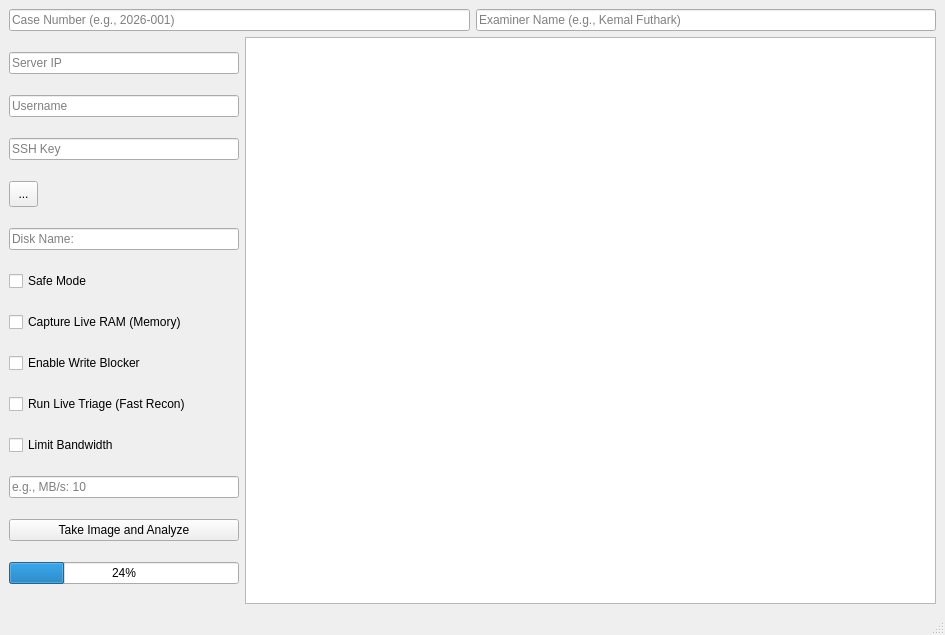
<?xml version="1.0" encoding="UTF-8"?>
<ui version="4.0">
 <class>MainWindow</class>
 <widget class="QMainWindow" name="MainWindow">
  <property name="geometry">
   <rect>
    <x>0</x>
    <y>0</y>
    <width>945</width>
    <height>635</height>
   </rect>
  </property>
  <property name="windowTitle">
   <string>MainWindow</string>
  </property>
  <widget class="QWidget" name="centralwidget">
   <layout class="QVBoxLayout" name="verticalLayout_2">
    <item>
     <layout class="QHBoxLayout" name="horizontalLayout">
      <item>
       <widget class="QLineEdit" name="txt_caseno">
        <property name="placeholderText">
         <string>Case Number (e.g., 2026-001)</string>
        </property>
       </widget>
      </item>
      <item>
       <widget class="QLineEdit" name="txt_examiner">
        <property name="placeholderText">
         <string>Examiner Name (e.g., Kemal Futhark)</string>
        </property>
       </widget>
      </item>
     </layout>
    </item>
    <item>
     <layout class="QHBoxLayout" name="horizontalLayout_2" stretch="1,3">
      <item>
       <layout class="QVBoxLayout" name="verticalLayout">
        <item>
         <widget class="QLineEdit" name="txt_ip">
          <property name="maximumSize">
           <size>
            <width>250</width>
            <height>16777215</height>
           </size>
          </property>
          <property name="placeholderText">
           <string>Server IP</string>
          </property>
         </widget>
        </item>
        <item>
         <widget class="QLineEdit" name="txt_user">
          <property name="maximumSize">
           <size>
            <width>250</width>
            <height>16777215</height>
           </size>
          </property>
          <property name="placeholderText">
           <string>Username</string>
          </property>
         </widget>
        </item>
        <item>
         <widget class="QLineEdit" name="txt_key">
          <property name="maximumSize">
           <size>
            <width>250</width>
            <height>16777215</height>
           </size>
          </property>
          <property name="placeholderText">
           <string>SSH Key</string>
          </property>
         </widget>
        </item>
        <item>
         <widget class="QToolButton" name="btn_file">
          <property name="maximumSize">
           <size>
            <width>29</width>
            <height>26</height>
           </size>
          </property>
          <property name="text">
           <string>...</string>
          </property>
         </widget>
        </item>
        <item>
         <widget class="QLineEdit" name="txt_disk">
          <property name="maximumSize">
           <size>
            <width>250</width>
            <height>16777215</height>
           </size>
          </property>
          <property name="placeholderText">
           <string>Disk Name:</string>
          </property>
         </widget>
        </item>
        <item>
         <widget class="QCheckBox" name="chk_safety">
          <property name="maximumSize">
           <size>
            <width>250</width>
            <height>16777215</height>
           </size>
          </property>
          <property name="text">
           <string>Safe Mode</string>
          </property>
         </widget>
        </item>
        <item>
         <widget class="QCheckBox" name="chk_ram">
          <property name="text">
           <string>Capture Live RAM (Memory)</string>
          </property>
         </widget>
        </item>
        <item>
         <widget class="QCheckBox" name="chk_writeblock">
          <property name="maximumSize">
           <size>
            <width>250</width>
            <height>16777215</height>
           </size>
          </property>
          <property name="text">
           <string>Enable Write Blocker</string>
          </property>
         </widget>
        </item>
        <item>
         <widget class="QCheckBox" name="chk_triage">
          <property name="text">
           <string>Run Live Triage (Fast Recon)</string>
          </property>
         </widget>
        </item>
        <item>
         <widget class="QCheckBox" name="chk_throttle">
          <property name="text">
           <string>Limit Bandwidth</string>
          </property>
         </widget>
        </item>
        <item>
         <widget class="QLineEdit" name="txt_throttle">
          <property name="text">
           <string/>
          </property>
          <property name="placeholderText">
           <string>e.g., MB/s: 10</string>
          </property>
         </widget>
        </item>
        <item>
         <widget class="QPushButton" name="btn_start">
          <property name="maximumSize">
           <size>
            <width>250</width>
            <height>16777215</height>
           </size>
          </property>
          <property name="text">
           <string>Take Image and Analyze</string>
          </property>
         </widget>
        </item>
        <item>
         <widget class="QProgressBar" name="progressBar">
          <property name="maximumSize">
           <size>
            <width>250</width>
            <height>16777215</height>
           </size>
          </property>
          <property name="value">
           <number>24</number>
          </property>
         </widget>
        </item>
       </layout>
      </item>
      <item>
       <widget class="QTextEdit" name="txt_log">
        <property name="readOnly">
         <bool>true</bool>
        </property>
       </widget>
      </item>
     </layout>
    </item>
   </layout>
  </widget>
  <widget class="QMenuBar" name="menubar">
   <property name="geometry">
    <rect>
     <x>0</x>
     <y>0</y>
     <width>945</width>
     <height>30</height>
    </rect>
   </property>
  </widget>
  <widget class="QStatusBar" name="statusbar"/>
 </widget>
 <resources/>
 <connections/>
</ui>
